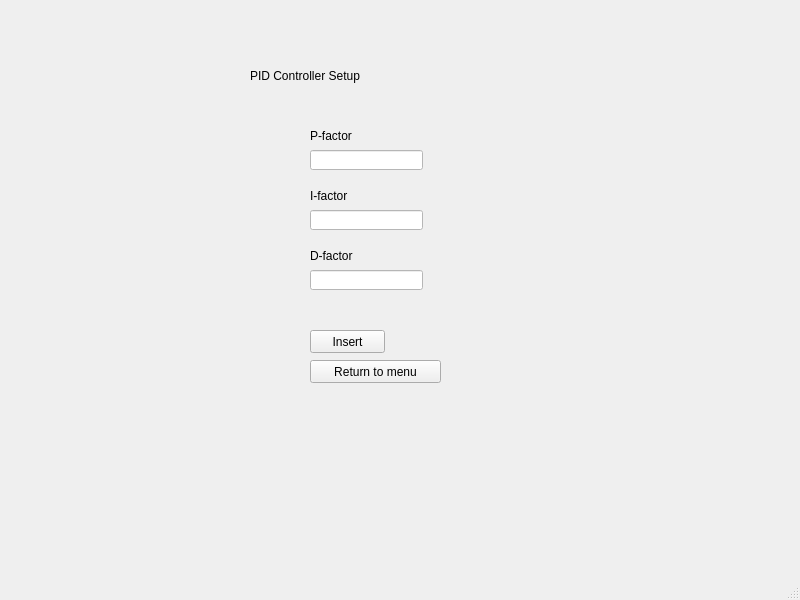
<?xml version="1.0" encoding="UTF-8"?>
<ui version="4.0">
 <class>MainWindow</class>
 <widget class="QMainWindow" name="MainWindow">
  <property name="geometry">
   <rect>
    <x>0</x>
    <y>0</y>
    <width>800</width>
    <height>600</height>
   </rect>
  </property>
  <property name="windowTitle">
   <string>MainWindow</string>
  </property>
  <widget class="QWidget" name="centralwidget">
   <widget class="QWidget" name="widget" native="true">
    <property name="geometry">
     <rect>
      <x>0</x>
      <y>0</y>
      <width>801</width>
      <height>601</height>
     </rect>
    </property>
    <property name="styleSheet">
     <string notr="true"/>
    </property>
    <widget class="QLabel" name="label">
     <property name="geometry">
      <rect>
       <x>250</x>
       <y>40</y>
       <width>321</width>
       <height>71</height>
      </rect>
     </property>
     <property name="styleSheet">
      <string notr="true">font: 24pt &quot;MS Shell Dlg 2&quot;;</string>
     </property>
     <property name="text">
      <string>PID Controller Setup</string>
     </property>
    </widget>
    <widget class="QLabel" name="label_2">
     <property name="geometry">
      <rect>
       <x>310</x>
       <y>120</y>
       <width>71</width>
       <height>31</height>
      </rect>
     </property>
     <property name="styleSheet">
      <string notr="true">font: 12pt &quot;MS Shell Dlg 2&quot;;</string>
     </property>
     <property name="text">
      <string>P-factor</string>
     </property>
    </widget>
    <widget class="QLineEdit" name="p_factor_line">
     <property name="geometry">
      <rect>
       <x>310</x>
       <y>150</y>
       <width>113</width>
       <height>20</height>
      </rect>
     </property>
     <property name="styleSheet">
      <string notr="true">background-color: rgb(255, 255, 255);</string>
     </property>
    </widget>
    <widget class="QLabel" name="label_3">
     <property name="geometry">
      <rect>
       <x>310</x>
       <y>180</y>
       <width>71</width>
       <height>31</height>
      </rect>
     </property>
     <property name="styleSheet">
      <string notr="true">font: 12pt &quot;MS Shell Dlg 2&quot;;</string>
     </property>
     <property name="text">
      <string>I-factor</string>
     </property>
    </widget>
    <widget class="QLineEdit" name="i_factor_line">
     <property name="geometry">
      <rect>
       <x>310</x>
       <y>210</y>
       <width>113</width>
       <height>20</height>
      </rect>
     </property>
     <property name="styleSheet">
      <string notr="true">background-color: rgb(255, 255, 255);</string>
     </property>
    </widget>
    <widget class="QLabel" name="label_4">
     <property name="geometry">
      <rect>
       <x>310</x>
       <y>240</y>
       <width>71</width>
       <height>31</height>
      </rect>
     </property>
     <property name="styleSheet">
      <string notr="true">font: 12pt &quot;MS Shell Dlg 2&quot;;</string>
     </property>
     <property name="text">
      <string>D-factor</string>
     </property>
    </widget>
    <widget class="QLineEdit" name="d_factor_line">
     <property name="geometry">
      <rect>
       <x>310</x>
       <y>270</y>
       <width>113</width>
       <height>20</height>
      </rect>
     </property>
     <property name="styleSheet">
      <string notr="true">background-color: rgb(255, 255, 255);</string>
     </property>
    </widget>
    <widget class="QLabel" name="error_label">
     <property name="geometry">
      <rect>
       <x>310</x>
       <y>300</y>
       <width>161</width>
       <height>16</height>
      </rect>
     </property>
     <property name="styleSheet">
      <string notr="true">color: rgb(255, 0, 0);</string>
     </property>
     <property name="text">
      <string/>
     </property>
    </widget>
    <widget class="QPushButton" name="insert_button">
     <property name="geometry">
      <rect>
       <x>310</x>
       <y>330</y>
       <width>75</width>
       <height>23</height>
      </rect>
     </property>
     <property name="text">
      <string>Insert</string>
     </property>
    </widget>
    <widget class="QPushButton" name="return_button">
     <property name="geometry">
      <rect>
       <x>310</x>
       <y>360</y>
       <width>131</width>
       <height>23</height>
      </rect>
     </property>
     <property name="text">
      <string>Return to menu</string>
     </property>
    </widget>
   </widget>
  </widget>
  <widget class="QStatusBar" name="statusbar"/>
 </widget>
 <resources/>
 <connections/>
</ui>
